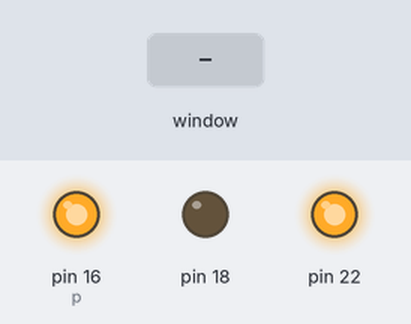
This program was run on a simulated Raspberry Pi (header pin numbers). Shown: output pins drawn as LEDs (lit = HIGH). The test bench sets the inputs (shaded band). The desktop window is not drawn, its controls go by their first labels and the mouse button is held 0.15 s. At 5.8 s the program stops and its outputs stay as they are.

Above: at 1.2 s.
1.3 s: slider 1 in the window set to 50
At 2.5 s:
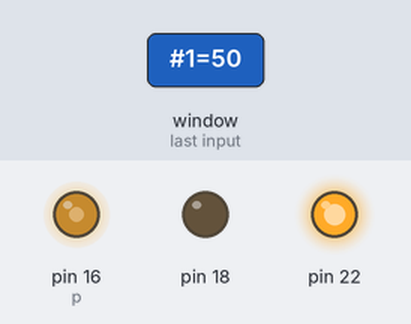
2.8 s: slider 1 in the window set to 100
At 3.7 s:
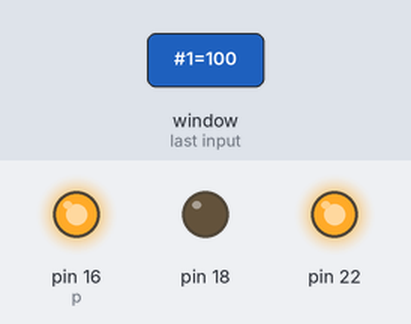
4.3 s: slider 1 in the window set to 0
At 4.8 s:
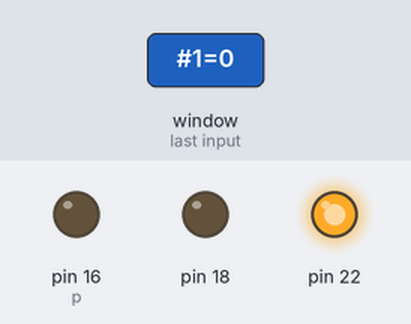
5.8 s: control labelled "Exit" in the window clicked
At 7.0 s:
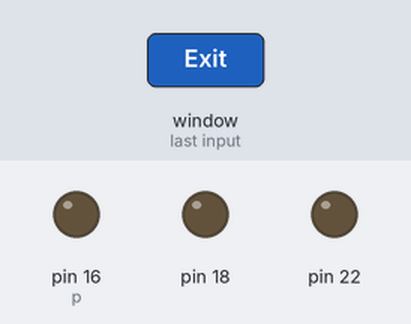
Timing chart, 0 to 7.3 s (numbered marks = the images above; inputs shaded):
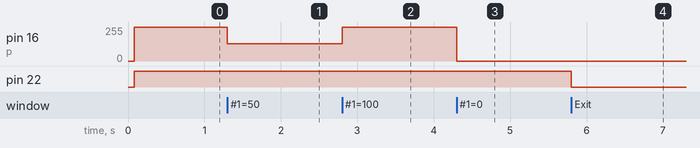

The program:

slider2.py
```python
import RPi.GPIO as GPIO
import time
import Tkinter
from Tkinter import *
import tkFont
state = True

GPIO.setmode(GPIO.BOARD)
GPIO.setwarnings(False)
window = Tk()
myFont = tkFont.Font(family = 'Helvetica', size = 14, weight = 'bold')
GPIO.setup(16, GPIO.OUT)
GPIO.setup(18, GPIO.OUT)
GPIO.setup(22, GPIO.OUT)
GPIO.output(22, GPIO.HIGH)
p = GPIO.PWM(16, 50)
starter = 0
p.start(0)
p.ChangeDutyCycle(100)
window.title("Motor SoundClout.Controller")
window.geometry("500x200")

def exiter():
    GPIO.output(22, GPIO.LOW)
    GPIO.cleanup()
    exit()
def print_value(val):
    global p
    x = float(val)
   ## print (val)
    p.ChangeDutyCycle(x)


scale = Tkinter.Scale(orient='horizontal', from_=0, to=100, command=print_value)
scale.pack()

exitButton = Button(window, text = "Exit", font = myFont, command = exiter, height = 1, width = 4)
exitButton.pack()


mainloop()
```

Measured:
- after the input at 1.3 s, pin 16 (p): 255/255 → 128/255 at once
- after the input at 2.8 s, pin 16 (p): 128/255 → 255/255 at once
- after the input at 4.3 s, pin 16 (p): 255/255 → 0/255 at once
- after the input at 5.8 s, pin 22: HIGH → LOW at once
